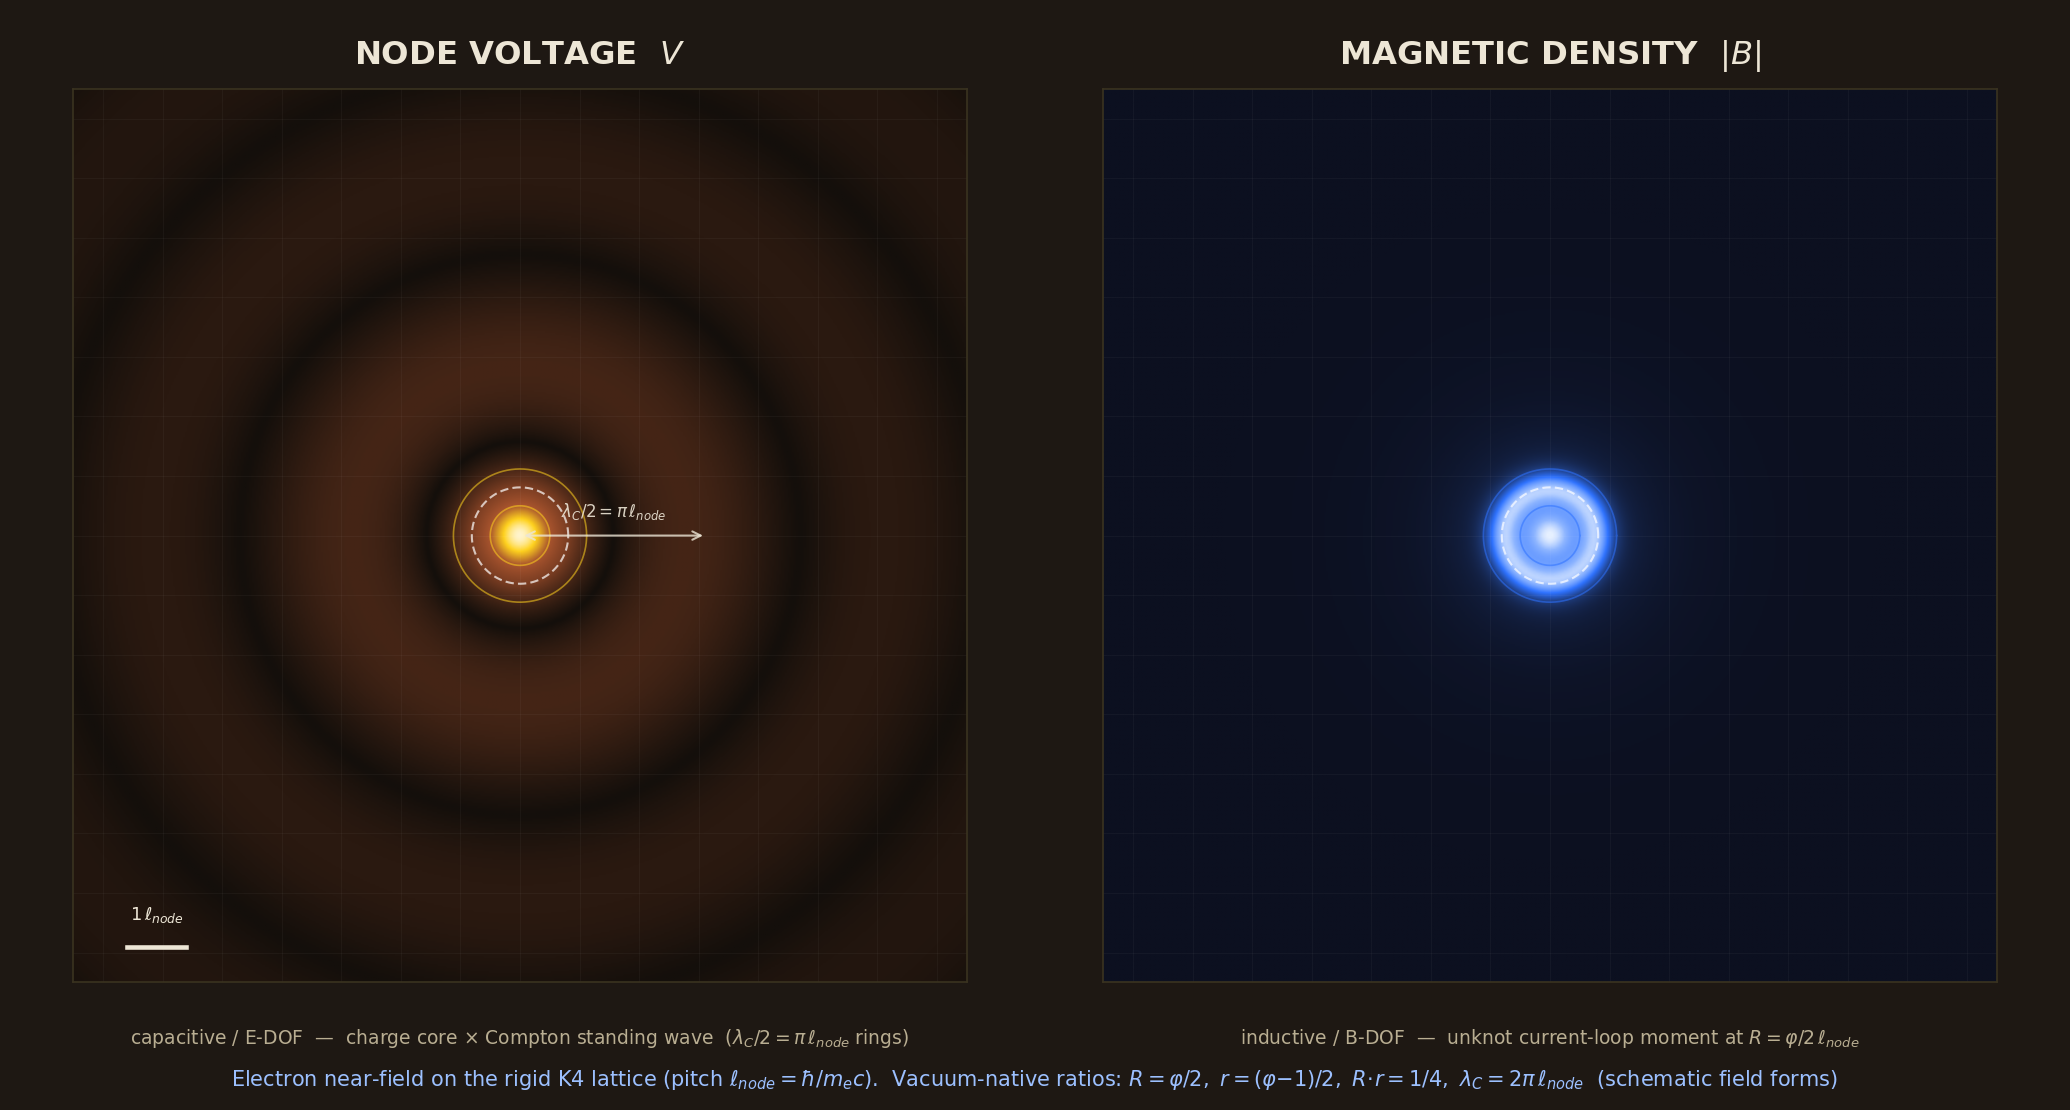

The Python source for this figure:
import numpy as np, matplotlib
matplotlib.use('Agg')
import matplotlib.pyplot as plt
from matplotlib.colors import LinearSegmentedColormap

# ---- canonical AVE constants (ell_node units) ----
PHI=(1.0+5.0**0.5)/2.0
R=PHI/2.0; rmin=(PHI-1.0)/2.0          # Golden Torus  (constants.py:200-201)
LAMC=2.0*np.pi                          # Compton lambda_C = 2 pi ell_node
A=1.0                                   # lattice pitch = ell_node
L=7.5
EARTHBG='#1E1813'; RUST='#A8542E'; YLW='#FFD21E'; BLUE='#2E72FF'

N=520; xs=np.linspace(-L,L,N); X,Y=np.meshgrid(xs,xs); Rr=np.hypot(X,Y); TH=np.arctan2(Y,X)

# Voltage (capacitive/E): charge core (softened at d/2=1/2) x Compton standing wave
charge=1.0/np.sqrt(Rr**2+0.25)
V=np.abs(charge*np.cos(2*np.pi*Rr/LAMC)); V/=V.max()
# Magnetic density (inductive/B): unknot current-loop moment, ring at R, fast decay
B=1.0/(1+(Rr/R)**2)**1.4 + 0.55*np.exp(-((Rr-R)/rmin)**2); B/=B.max()

cmapV=LinearSegmentedColormap.from_list('V',[(0,'#140F0B'),(0.35,'#7A3D22'),(0.62,RUST),(0.85,YLW),(1,'#FFF4CC')])
cmapB=LinearSegmentedColormap.from_list('B',[(0,'#0C1020'),(0.40,'#1E3A78'),(0.70,BLUE),(0.90,'#8FB6FF'),(1,'#E6F0FF')])

fig,axs=plt.subplots(1,2,figsize=(13.8,7.4)); fig.patch.set_facecolor(EARTHBG)
ext=[-L,L,-L,L]
for ax,F,cm,tc,title,sub in [
    (axs[0],V,cmapV,YLW,'NODE VOLTAGE  $V$','capacitive / E-DOF  —  charge core $\\times$ Compton standing wave  ($\\lambda_C/2=\\pi\\,\\ell_{node}$ rings)'),
    (axs[1],B,cmapB,BLUE,'MAGNETIC DENSITY  $|B|$','inductive / B-DOF  —  unknot current-loop moment at $R=\\varphi/2\\,\\ell_{node}$')]:
    ax.set_facecolor(EARTHBG)
    ax.imshow(F,origin='lower',extent=ext,cmap=cm,interpolation='bilinear')
    for g in np.arange(-7,7.01,A):                       # rigid lattice, pitch = ell_node
        ax.axvline(g,color='white',lw=0.3,alpha=0.06); ax.axhline(g,color='white',lw=0.3,alpha=0.06)
    th=np.linspace(0,2*np.pi,300)
    ax.plot((R+rmin)*np.cos(th),(R+rmin)*np.sin(th),color=tc,lw=0.8,alpha=0.55)   # torus outer
    ax.plot((R-rmin)*np.cos(th),(R-rmin)*np.sin(th),color=tc,lw=0.8,alpha=0.55)   # torus inner
    ax.plot(R*np.cos(th),R*np.sin(th),color='white',lw=1.0,alpha=0.7,ls=(0,(4,2)))# unknot loop @ R
    ax.set_xlim(-L,L); ax.set_ylim(-L,L); ax.set_xticks([]); ax.set_yticks([])
    ax.set_title(title,color='#EDE6D6',fontsize=15.5,fontweight='bold',pad=12)
    ax.text(0.5,-0.05,sub,transform=ax.transAxes,ha='center',va='top',color='#B9AE92',fontsize=9)
    for s in ax.spines.values(): s.set_color('#3A3320')
# scale bar = 1 ell_node, and Compton ring marker on the V panel
axs[0].plot([-6.6,-5.6],[-6.9,-6.9],color='#EDE6D6',lw=2.2); axs[0].text(-6.1,-6.45,'$1\\,\\ell_{node}$',color='#EDE6D6',ha='center',fontsize=8.5)
axs[0].annotate('',xy=(LAMC/2,0),xytext=(0,0),arrowprops=dict(arrowstyle='<->',color='#EDE6D6',lw=1.0,alpha=0.8))
axs[0].text(LAMC/4,0.32,'$\\lambda_C/2=\\pi\\,\\ell_{node}$',color='#EDE6D6',ha='center',fontsize=8,alpha=0.9)
fig.text(0.5,0.022,'Electron near-field on the rigid K4 lattice (pitch $\\ell_{node}=\\hbar/m_ec$).  Vacuum-native ratios: '
         '$R{=}\\varphi/2,\\ r{=}(\\varphi{-}1)/2,\\ R\\!\\cdot\\! r{=}1/4,\\ \\lambda_C{=}2\\pi\\,\\ell_{node}$  (schematic field forms)',
         ha='center',color='#9CC0FF',fontsize=10)
plt.subplots_adjust(left=0.012,right=0.988,top=0.92,bottom=0.115,wspace=0.04)
plt.savefig('/tmp/electron_fields2.png',dpi=150,facecolor=EARTHBG); print('saved; R=%.4f r=%.4f lamC=%.4f'%(R,rmin,LAMC))
